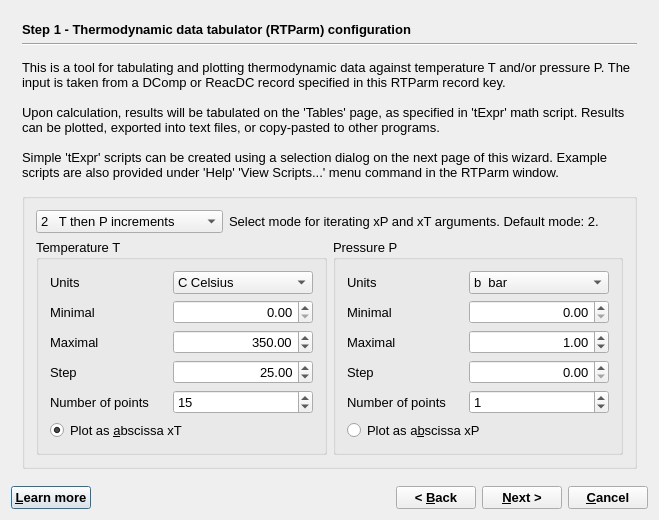
<?xml version="1.0" encoding="UTF-8"?>
<ui version="4.0">
 <class>RTparmWizardData</class>
 <widget class="QDialog" name="RTparmWizardData">
  <property name="windowModality">
   <enum>Qt::WindowModal</enum>
  </property>
  <property name="geometry">
   <rect>
    <x>0</x>
    <y>0</y>
    <width>659</width>
    <height>520</height>
   </rect>
  </property>
  <property name="font">
   <font>
    <pointsize>10</pointsize>
   </font>
  </property>
  <property name="windowTitle">
   <string>GEM-Selektor Proces</string>
  </property>
  <property name="modal">
   <bool>true</bool>
  </property>
  <layout class="QVBoxLayout" name="verticalLayout_6">
   <item>
    <widget class="QStackedWidget" name="stackedWidget">
     <property name="mouseTracking">
      <bool>false</bool>
     </property>
     <property name="acceptDrops">
      <bool>false</bool>
     </property>
     <property name="autoFillBackground">
      <bool>false</bool>
     </property>
     <property name="frameShape">
      <enum>QFrame::NoFrame</enum>
     </property>
     <property name="frameShadow">
      <enum>QFrame::Plain</enum>
     </property>
     <property name="currentIndex">
      <number>0</number>
     </property>
     <widget class="QWidget" name="page">
      <layout class="QVBoxLayout" name="verticalLayout">
       <item>
        <widget class="QLabel" name="pageName">
         <property name="sizePolicy">
          <sizepolicy hsizetype="Preferred" vsizetype="Fixed">
           <horstretch>0</horstretch>
           <verstretch>0</verstretch>
          </sizepolicy>
         </property>
         <property name="font">
          <font>
           <weight>75</weight>
           <bold>true</bold>
          </font>
         </property>
         <property name="text">
          <string>Step 1 - Thermodynamic data tabulator (RTParm) configuration</string>
         </property>
        </widget>
       </item>
       <item>
        <widget class="Line" name="line">
         <property name="orientation">
          <enum>Qt::Horizontal</enum>
         </property>
        </widget>
       </item>
       <item>
        <widget class="QLabel" name="textLabel10">
         <property name="sizePolicy">
          <sizepolicy hsizetype="Preferred" vsizetype="Preferred">
           <horstretch>0</horstretch>
           <verstretch>0</verstretch>
          </sizepolicy>
         </property>
         <property name="frameShape">
          <enum>QFrame::NoFrame</enum>
         </property>
         <property name="frameShadow">
          <enum>QFrame::Plain</enum>
         </property>
         <property name="text">
          <string>This is a tool for tabulating and plotting thermodynamic data against temperature T and/or pressure P. The input is taken from a DComp or ReacDC record specified in this RTParm record key.

Upon calculation, results will be tabulated on the 'Tables' page, as specified in 'tExpr' math script. Results can be plotted, exported into text files, or copy-pasted to other programs. 

Simple 'tExpr' scripts can be created using a selection dialog on the next page of this wizard. Example scripts are also provided under 'Help' 'View Scripts...' menu command in the RTParm window.</string>
         </property>
         <property name="textFormat">
          <enum>Qt::AutoText</enum>
         </property>
         <property name="scaledContents">
          <bool>false</bool>
         </property>
         <property name="wordWrap">
          <bool>true</bool>
         </property>
         <property name="margin">
          <number>0</number>
         </property>
         <property name="openExternalLinks">
          <bool>false</bool>
         </property>
        </widget>
       </item>
       <item>
        <widget class="QGroupBox" name="groupBox">
         <property name="title">
          <string/>
         </property>
         <layout class="QGridLayout" name="gridLayout_3">
          <item row="0" column="0" colspan="2">
           <layout class="QHBoxLayout" name="_3">
            <item>
             <widget class="QComboBox" name="pMode">
              <property name="sizePolicy">
               <sizepolicy hsizetype="Fixed" vsizetype="Fixed">
                <horstretch>0</horstretch>
                <verstretch>0</verstretch>
               </sizepolicy>
              </property>
              <property name="minimumSize">
               <size>
                <width>100</width>
                <height>0</height>
               </size>
              </property>
              <property name="currentIndex">
               <number>2</number>
              </property>
              <property name="maxCount">
               <number>4</number>
              </property>
              <item>
               <property name="text">
                <string>0   Pairwise given T and P  </string>
               </property>
              </item>
              <item>
               <property name="text">
                <string>1   P then T increments</string>
               </property>
              </item>
              <item>
               <property name="text">
                <string>2   T then P increments</string>
               </property>
              </item>
              <item>
               <property name="text">
                <string>3    P and T increments</string>
               </property>
              </item>
             </widget>
            </item>
            <item>
             <widget class="QLabel" name="textLabel1_3">
              <property name="text">
               <string>Select mode for iterating xP and xT arguments. Default mode: 2.</string>
              </property>
              <property name="alignment">
               <set>Qt::AlignVCenter</set>
              </property>
              <property name="wordWrap">
               <bool>true</bool>
              </property>
             </widget>
            </item>
           </layout>
          </item>
          <item row="1" column="0">
           <widget class="QGroupBox" name="groupBox_8">
            <property name="title">
             <string>Temperature T</string>
            </property>
            <layout class="QGridLayout" name="gridLayout">
             <item row="0" column="0">
              <widget class="QLabel" name="label_12">
               <property name="text">
                <string>Units</string>
               </property>
              </widget>
             </item>
             <item row="0" column="1">
              <widget class="QComboBox" name="pPtun">
               <property name="sizePolicy">
                <sizepolicy hsizetype="Fixed" vsizetype="Fixed">
                 <horstretch>0</horstretch>
                 <verstretch>0</verstretch>
                </sizepolicy>
               </property>
               <property name="minimumSize">
                <size>
                 <width>140</width>
                 <height>0</height>
                </size>
               </property>
               <item>
                <property name="text">
                 <string>C Celsius  </string>
                </property>
               </item>
               <item>
                <property name="text">
                 <string>K Kelvin</string>
                </property>
               </item>
              </widget>
             </item>
             <item row="1" column="0">
              <widget class="QLabel" name="label_9">
               <property name="text">
                <string>Minimal</string>
               </property>
              </widget>
             </item>
             <item row="1" column="1">
              <widget class="QDoubleSpinBox" name="pTfrom">
               <property name="minimumSize">
                <size>
                 <width>140</width>
                 <height>0</height>
                </size>
               </property>
               <property name="alignment">
                <set>Qt::AlignRight|Qt::AlignTrailing|Qt::AlignVCenter</set>
               </property>
               <property name="decimals">
                <number>2</number>
               </property>
               <property name="maximum">
                <double>5000.000000000000000</double>
               </property>
               <property name="value">
                <double>0.000000000000000</double>
               </property>
              </widget>
             </item>
             <item row="2" column="0">
              <widget class="QLabel" name="label_10">
               <property name="text">
                <string>Maximal</string>
               </property>
              </widget>
             </item>
             <item row="2" column="1">
              <widget class="QDoubleSpinBox" name="pTuntil">
               <property name="minimumSize">
                <size>
                 <width>140</width>
                 <height>0</height>
                </size>
               </property>
               <property name="alignment">
                <set>Qt::AlignRight|Qt::AlignTrailing|Qt::AlignVCenter</set>
               </property>
               <property name="decimals">
                <number>2</number>
               </property>
               <property name="maximum">
                <double>5000.000000000000000</double>
               </property>
               <property name="value">
                <double>350.000000000000000</double>
               </property>
              </widget>
             </item>
             <item row="3" column="0">
              <widget class="QLabel" name="label_11">
               <property name="text">
                <string>Step</string>
               </property>
              </widget>
             </item>
             <item row="3" column="1">
              <widget class="QDoubleSpinBox" name="pTstep">
               <property name="minimumSize">
                <size>
                 <width>140</width>
                 <height>0</height>
                </size>
               </property>
               <property name="alignment">
                <set>Qt::AlignRight|Qt::AlignTrailing|Qt::AlignVCenter</set>
               </property>
               <property name="decimals">
                <number>2</number>
               </property>
               <property name="maximum">
                <double>200.000000000000000</double>
               </property>
               <property name="value">
                <double>25.000000000000000</double>
               </property>
              </widget>
             </item>
             <item row="4" column="0">
              <widget class="QLabel" name="TextLabel1_3">
               <property name="text">
                <string>Number of points</string>
               </property>
               <property name="alignment">
                <set>Qt::AlignVCenter</set>
               </property>
               <property name="wordWrap">
                <bool>true</bool>
               </property>
              </widget>
             </item>
             <item row="4" column="1">
              <widget class="QSpinBox" name="pNT">
               <property name="sizePolicy">
                <sizepolicy hsizetype="Preferred" vsizetype="Preferred">
                 <horstretch>0</horstretch>
                 <verstretch>0</verstretch>
                </sizepolicy>
               </property>
               <property name="minimumSize">
                <size>
                 <width>0</width>
                 <height>0</height>
                </size>
               </property>
               <property name="minimum">
                <number>0</number>
               </property>
               <property name="maximum">
                <number>999</number>
               </property>
               <property name="value">
                <number>15</number>
               </property>
              </widget>
             </item>
             <item row="5" column="0" colspan="2">
              <widget class="QRadioButton" name="butT">
               <property name="text">
                <string>Plot as &amp;abscissa xT</string>
               </property>
               <property name="checked">
                <bool>true</bool>
               </property>
              </widget>
             </item>
            </layout>
           </widget>
          </item>
          <item row="1" column="1">
           <widget class="QGroupBox" name="groupBox_7">
            <property name="title">
             <string>Pressure P</string>
            </property>
            <layout class="QGridLayout" name="gridLayout_2">
             <item row="0" column="0">
              <widget class="QLabel" name="label_8">
               <property name="text">
                <string>Units</string>
               </property>
              </widget>
             </item>
             <item row="0" column="1">
              <widget class="QComboBox" name="pPun">
               <property name="sizePolicy">
                <sizepolicy hsizetype="Fixed" vsizetype="Fixed">
                 <horstretch>0</horstretch>
                 <verstretch>0</verstretch>
                </sizepolicy>
               </property>
               <property name="minimumSize">
                <size>
                 <width>140</width>
                 <height>0</height>
                </size>
               </property>
               <item>
                <property name="text">
                 <string>b  bar</string>
                </property>
               </item>
               <item>
                <property name="text">
                 <string>B  kbar</string>
                </property>
               </item>
               <item>
                <property name="text">
                 <string>p  Pa</string>
                </property>
               </item>
               <item>
                <property name="text">
                 <string>P  MPa</string>
                </property>
               </item>
               <item>
                <property name="text">
                 <string>A  atm</string>
                </property>
               </item>
              </widget>
             </item>
             <item row="1" column="0">
              <widget class="QLabel" name="label_5">
               <property name="text">
                <string>Minimal</string>
               </property>
              </widget>
             </item>
             <item row="1" column="1">
              <widget class="QDoubleSpinBox" name="pPfrom">
               <property name="sizePolicy">
                <sizepolicy hsizetype="Fixed" vsizetype="Fixed">
                 <horstretch>0</horstretch>
                 <verstretch>0</verstretch>
                </sizepolicy>
               </property>
               <property name="minimumSize">
                <size>
                 <width>140</width>
                 <height>0</height>
                </size>
               </property>
               <property name="layoutDirection">
                <enum>Qt::LeftToRight</enum>
               </property>
               <property name="alignment">
                <set>Qt::AlignRight|Qt::AlignTrailing|Qt::AlignVCenter</set>
               </property>
               <property name="decimals">
                <number>2</number>
               </property>
               <property name="maximum">
                <double>10000.000000000000000</double>
               </property>
               <property name="value">
                <double>0.000000000000000</double>
               </property>
              </widget>
             </item>
             <item row="2" column="0">
              <widget class="QLabel" name="label_6">
               <property name="text">
                <string>Maximal</string>
               </property>
              </widget>
             </item>
             <item row="2" column="1">
              <widget class="QDoubleSpinBox" name="pPuntil">
               <property name="sizePolicy">
                <sizepolicy hsizetype="Fixed" vsizetype="Fixed">
                 <horstretch>0</horstretch>
                 <verstretch>0</verstretch>
                </sizepolicy>
               </property>
               <property name="minimumSize">
                <size>
                 <width>140</width>
                 <height>0</height>
                </size>
               </property>
               <property name="alignment">
                <set>Qt::AlignRight|Qt::AlignTrailing|Qt::AlignVCenter</set>
               </property>
               <property name="decimals">
                <number>2</number>
               </property>
               <property name="maximum">
                <double>10000.000000000000000</double>
               </property>
               <property name="value">
                <double>1.000000000000000</double>
               </property>
              </widget>
             </item>
             <item row="3" column="0">
              <widget class="QLabel" name="label_7">
               <property name="text">
                <string>Step</string>
               </property>
              </widget>
             </item>
             <item row="3" column="1">
              <widget class="QDoubleSpinBox" name="pPstep">
               <property name="sizePolicy">
                <sizepolicy hsizetype="Fixed" vsizetype="Fixed">
                 <horstretch>0</horstretch>
                 <verstretch>0</verstretch>
                </sizepolicy>
               </property>
               <property name="minimumSize">
                <size>
                 <width>140</width>
                 <height>0</height>
                </size>
               </property>
               <property name="alignment">
                <set>Qt::AlignRight|Qt::AlignTrailing|Qt::AlignVCenter</set>
               </property>
               <property name="decimals">
                <number>2</number>
               </property>
               <property name="maximum">
                <double>1000.000000000000000</double>
               </property>
              </widget>
             </item>
             <item row="4" column="0">
              <widget class="QLabel" name="TextLabel1_4">
               <property name="text">
                <string>Number of points </string>
               </property>
               <property name="alignment">
                <set>Qt::AlignVCenter</set>
               </property>
               <property name="wordWrap">
                <bool>true</bool>
               </property>
              </widget>
             </item>
             <item row="4" column="1">
              <widget class="QSpinBox" name="pNP">
               <property name="sizePolicy">
                <sizepolicy hsizetype="Preferred" vsizetype="Preferred">
                 <horstretch>0</horstretch>
                 <verstretch>0</verstretch>
                </sizepolicy>
               </property>
               <property name="minimumSize">
                <size>
                 <width>0</width>
                 <height>0</height>
                </size>
               </property>
               <property name="minimum">
                <number>0</number>
               </property>
               <property name="maximum">
                <number>999</number>
               </property>
               <property name="value">
                <number>1</number>
               </property>
              </widget>
             </item>
             <item row="5" column="0" colspan="2">
              <widget class="QRadioButton" name="butP">
               <property name="text">
                <string>Plot as a&amp;bscissa xP </string>
               </property>
              </widget>
             </item>
            </layout>
           </widget>
          </item>
         </layout>
        </widget>
       </item>
      </layout>
     </widget>
     <widget class="QWidget" name="pageTP">
      <layout class="QGridLayout" name="gridLayout_4">
       <item row="0" column="0">
        <widget class="QLabel" name="label_14">
         <property name="text">
          <string>       Pressure P, bar                  Temperature T, C</string>
         </property>
        </widget>
       </item>
      </layout>
     </widget>
     <widget class="QWidget" name="page_3">
      <layout class="QVBoxLayout" name="verticalLayout_5">
       <item>
        <widget class="QLabel" name="label_13">
         <property name="sizePolicy">
          <sizepolicy hsizetype="Preferred" vsizetype="Fixed">
           <horstretch>0</horstretch>
           <verstretch>0</verstretch>
          </sizepolicy>
         </property>
         <property name="font">
          <font>
           <weight>75</weight>
           <bold>true</bold>
          </font>
         </property>
         <property name="text">
          <string>Step 2 - Selection of items to sample (to retain the old script, just click 'Next &gt;')</string>
         </property>
        </widget>
       </item>
      </layout>
     </widget>
     <widget class="QWidget" name="page_2">
      <layout class="QVBoxLayout" name="verticalLayout_2">
       <item>
        <widget class="QLabel" name="label">
         <property name="sizePolicy">
          <sizepolicy hsizetype="Preferred" vsizetype="Fixed">
           <horstretch>0</horstretch>
           <verstretch>0</verstretch>
          </sizepolicy>
         </property>
         <property name="font">
          <font>
           <weight>75</weight>
           <bold>true</bold>
          </font>
         </property>
         <property name="text">
          <string>Step 3 - Important dimensions</string>
         </property>
        </widget>
       </item>
       <item>
        <widget class="Line" name="line_2">
         <property name="orientation">
          <enum>Qt::Horizontal</enum>
         </property>
        </widget>
       </item>
       <item>
        <widget class="QGroupBox" name="groupBox_4">
         <property name="title">
          <string>Setup of dimensions for data tabulation arrays</string>
         </property>
         <layout class="QGridLayout">
          <item row="0" column="0">
           <widget class="QSpinBox" name="pdimY">
            <property name="sizePolicy">
             <sizepolicy hsizetype="Fixed" vsizetype="Fixed">
              <horstretch>0</horstretch>
              <verstretch>0</verstretch>
             </sizepolicy>
            </property>
            <property name="minimumSize">
             <size>
              <width>50</width>
              <height>0</height>
             </size>
            </property>
            <property name="minimum">
             <number>1</number>
            </property>
            <property name="maximum">
             <number>20</number>
            </property>
            <property name="value">
             <number>1</number>
            </property>
           </widget>
          </item>
          <item row="0" column="1">
           <widget class="QLabel" name="TextLabel2">
            <property name="text">
             <string>Number of columns in the yF table (plot curves), 1 to 10. Default: 1. 
Number of rows (T,P pairs) in yF, xP, xT arrays will be set automatically.</string>
            </property>
            <property name="alignment">
             <set>Qt::AlignVCenter</set>
            </property>
            <property name="wordWrap">
             <bool>true</bool>
            </property>
           </widget>
          </item>
          <item row="1" column="0">
           <widget class="QSpinBox" name="pELine">
            <property name="sizePolicy">
             <sizepolicy hsizetype="Fixed" vsizetype="Fixed">
              <horstretch>0</horstretch>
              <verstretch>0</verstretch>
             </sizepolicy>
            </property>
            <property name="minimumSize">
             <size>
              <width>50</width>
              <height>0</height>
             </size>
            </property>
            <property name="minimum">
             <number>0</number>
            </property>
            <property name="maximum">
             <number>100</number>
            </property>
           </widget>
          </item>
          <item row="1" column="1">
           <widget class="QLabel" name="TextLabel1_2_2">
            <property name="text">
             <string>Optional: Number of rows in xTE, xPE, ytE arrays for experimental data. 
Default: 0 (arrays not provided).</string>
            </property>
            <property name="alignment">
             <set>Qt::AlignVCenter</set>
            </property>
            <property name="wordWrap">
             <bool>true</bool>
            </property>
           </widget>
          </item>
          <item row="2" column="0">
           <widget class="QSpinBox" name="pECol">
            <property name="sizePolicy">
             <sizepolicy hsizetype="Fixed" vsizetype="Fixed">
              <horstretch>0</horstretch>
              <verstretch>0</verstretch>
             </sizepolicy>
            </property>
            <property name="minimumSize">
             <size>
              <width>50</width>
              <height>0</height>
             </size>
            </property>
            <property name="minimum">
             <number>1</number>
            </property>
            <property name="maximum">
             <number>10</number>
            </property>
            <property name="value">
             <number>1</number>
            </property>
           </widget>
          </item>
          <item row="2" column="1">
           <widget class="QLabel" name="TextLabel1_2_2_2">
            <property name="text">
             <string>Optional: Number of columns in ytE array for experimental data. Default: 1.</string>
            </property>
            <property name="alignment">
             <set>Qt::AlignVCenter</set>
            </property>
            <property name="wordWrap">
             <bool>true</bool>
            </property>
           </widget>
          </item>
         </layout>
        </widget>
       </item>
       <item>
        <widget class="QGroupBox" name="groupBox_3">
         <property name="sizePolicy">
          <sizepolicy hsizetype="Minimum" vsizetype="Minimum">
           <horstretch>0</horstretch>
           <verstretch>0</verstretch>
          </sizepolicy>
         </property>
         <property name="title">
          <string>These codes cannot be changed in this version of GEM-Selektor </string>
         </property>
         <layout class="QGridLayout" name="_2">
          <item row="0" column="0">
           <widget class="QComboBox" name="pWhat">
            <property name="enabled">
             <bool>false</bool>
            </property>
            <property name="sizePolicy">
             <sizepolicy hsizetype="Fixed" vsizetype="Fixed">
              <horstretch>0</horstretch>
              <verstretch>0</verstretch>
             </sizepolicy>
            </property>
            <property name="minimumSize">
             <size>
              <width>180</width>
              <height>0</height>
             </size>
            </property>
            <item>
             <property name="text">
              <string>d   DComp record </string>
             </property>
            </item>
            <item>
             <property name="text">
              <string>r   ReacDC record</string>
             </property>
            </item>
           </widget>
          </item>
          <item row="0" column="1">
           <widget class="QLabel" name="textLabel1_2_4">
            <property name="text">
             <string>Default data source (d: DComp )</string>
            </property>
            <property name="wordWrap">
             <bool>false</bool>
            </property>
           </widget>
          </item>
          <item row="1" column="0">
           <widget class="QComboBox" name="pPunE">
            <property name="enabled">
             <bool>false</bool>
            </property>
            <property name="sizePolicy">
             <sizepolicy hsizetype="Fixed" vsizetype="Fixed">
              <horstretch>0</horstretch>
              <verstretch>0</verstretch>
             </sizepolicy>
            </property>
            <property name="minimumSize">
             <size>
              <width>180</width>
              <height>0</height>
             </size>
            </property>
            <item>
             <property name="text">
              <string>j     J/mol(/K) </string>
             </property>
            </item>
            <item>
             <property name="text">
              <string>c    cal/mol(/K)</string>
             </property>
            </item>
            <item>
             <property name="text">
              <string>J     kJ/mol(/K)</string>
             </property>
            </item>
            <item>
             <property name="text">
              <string>C    kcal/mol(/K)</string>
             </property>
            </item>
            <item>
             <property name="text">
              <string>N   Normalized</string>
             </property>
            </item>
           </widget>
          </item>
          <item row="1" column="1">
           <widget class="QLabel" name="textLabel1_2_3">
            <property name="text">
             <string>Units of energy  (default: j)</string>
            </property>
            <property name="wordWrap">
             <bool>false</bool>
            </property>
            <property name="buddy">
             <cstring>pPunE</cstring>
            </property>
           </widget>
          </item>
          <item row="2" column="0">
           <widget class="QComboBox" name="pPunV">
            <property name="enabled">
             <bool>false</bool>
            </property>
            <property name="sizePolicy">
             <sizepolicy hsizetype="Fixed" vsizetype="Fixed">
              <horstretch>0</horstretch>
              <verstretch>0</verstretch>
             </sizepolicy>
            </property>
            <property name="minimumSize">
             <size>
              <width>180</width>
              <height>0</height>
             </size>
            </property>
            <item>
             <property name="text">
              <string>j    J/bar  = 0.1 cm3/mol</string>
             </property>
            </item>
            <item>
             <property name="text">
              <string>a   cal/bar</string>
             </property>
            </item>
            <item>
             <property name="text">
              <string>m   cm3/mol</string>
             </property>
            </item>
           </widget>
          </item>
          <item row="2" column="1">
           <widget class="QLabel" name="textLabel1_2_3_2">
            <property name="text">
             <string>Units of volume  (default:  j)</string>
            </property>
            <property name="wordWrap">
             <bool>false</bool>
            </property>
            <property name="buddy">
             <cstring>pPunV</cstring>
            </property>
           </widget>
          </item>
          <item row="3" column="0">
           <widget class="QComboBox" name="pPunP">
            <property name="enabled">
             <bool>false</bool>
            </property>
            <property name="sizePolicy">
             <sizepolicy hsizetype="Fixed" vsizetype="Fixed">
              <horstretch>0</horstretch>
              <verstretch>0</verstretch>
             </sizepolicy>
            </property>
            <property name="minimumSize">
             <size>
              <width>180</width>
              <height>0</height>
             </size>
            </property>
            <item>
             <property name="text">
              <string>b    bar  = 10^5 Pa</string>
             </property>
            </item>
            <item>
             <property name="text">
              <string>B    kbar (kilobar)</string>
             </property>
            </item>
            <item>
             <property name="text">
              <string>p    Pa  (Pascal)</string>
             </property>
            </item>
            <item>
             <property name="text">
              <string>P    MPa  = 10^6 Pa  </string>
             </property>
            </item>
            <item>
             <property name="text">
              <string>A    atm (=1.013 bar)</string>
             </property>
            </item>
           </widget>
          </item>
          <item row="3" column="1">
           <widget class="QLabel" name="textLabel1_2_3_2_3">
            <property name="text">
             <string>Units of pressure (default: b)</string>
            </property>
            <property name="wordWrap">
             <bool>false</bool>
            </property>
            <property name="buddy">
             <cstring>pPunP</cstring>
            </property>
           </widget>
          </item>
          <item row="4" column="0">
           <widget class="QComboBox" name="pPunT">
            <property name="enabled">
             <bool>false</bool>
            </property>
            <property name="minimumSize">
             <size>
              <width>180</width>
              <height>0</height>
             </size>
            </property>
            <item>
             <property name="text">
              <string>C   Celsius  </string>
             </property>
            </item>
            <item>
             <property name="text">
              <string>K   Kelvin</string>
             </property>
            </item>
            <item>
             <property name="text">
              <string>F   Fahrenheit</string>
             </property>
            </item>
           </widget>
          </item>
          <item row="4" column="1">
           <widget class="QLabel" name="textLabel1_2_3_2_2">
            <property name="frameShape">
             <enum>QFrame::NoFrame</enum>
            </property>
            <property name="frameShadow">
             <enum>QFrame::Plain</enum>
            </property>
            <property name="text">
             <string>Units of temperature  (default: C)</string>
            </property>
            <property name="wordWrap">
             <bool>false</bool>
            </property>
            <property name="buddy">
             <cstring>pPunT</cstring>
            </property>
           </widget>
          </item>
         </layout>
        </widget>
       </item>
      </layout>
     </widget>
     <widget class="QWidget" name="page_4">
      <layout class="QVBoxLayout" name="verticalLayout_4">
       <item>
        <widget class="QLabel" name="label_3">
         <property name="sizePolicy">
          <sizepolicy hsizetype="Preferred" vsizetype="Fixed">
           <horstretch>0</horstretch>
           <verstretch>0</verstretch>
          </sizepolicy>
         </property>
         <property name="font">
          <font>
           <weight>75</weight>
           <bold>true</bold>
          </font>
         </property>
         <property name="text">
          <string>Step 4 - Workflow suggestions</string>
         </property>
        </widget>
       </item>
       <item>
        <widget class="Line" name="line_4">
         <property name="orientation">
          <enum>Qt::Horizontal</enum>
         </property>
        </widget>
       </item>
       <item>
        <widget class="QGroupBox" name="groupBox_5">
         <property name="sizePolicy">
          <sizepolicy hsizetype="Preferred" vsizetype="Preferred">
           <horstretch>0</horstretch>
           <verstretch>0</verstretch>
          </sizepolicy>
         </property>
         <property name="title">
          <string>Optional</string>
         </property>
         <layout class="QGridLayout">
          <item row="0" column="0">
           <widget class="QSpinBox" name="spinBox18">
            <property name="sizePolicy">
             <sizepolicy hsizetype="Fixed" vsizetype="Fixed">
              <horstretch>0</horstretch>
              <verstretch>0</verstretch>
             </sizepolicy>
            </property>
            <property name="minimumSize">
             <size>
              <width>50</width>
              <height>0</height>
             </size>
            </property>
            <property name="maximum">
             <number>4</number>
            </property>
           </widget>
          </item>
          <item row="0" column="1">
           <widget class="QLabel" name="textLabel11">
            <property name="text">
             <string>&amp;Set here the number of links to SDref bibliography records (default: 0)</string>
            </property>
            <property name="alignment">
             <set>Qt::AlignVCenter</set>
            </property>
            <property name="wordWrap">
             <bool>true</bool>
            </property>
            <property name="buddy">
             <cstring>spinBox18</cstring>
            </property>
           </widget>
          </item>
         </layout>
        </widget>
       </item>
       <item>
        <widget class="QGroupBox" name="groupBox_6">
         <property name="sizePolicy">
          <sizepolicy hsizetype="Expanding" vsizetype="Expanding">
           <horstretch>0</horstretch>
           <verstretch>0</verstretch>
          </sizepolicy>
         </property>
         <property name="title">
          <string>After you click 'Finish':</string>
         </property>
         <layout class="QVBoxLayout" name="verticalLayout_3">
          <item>
           <widget class="QLabel" name="textLabel13">
            <property name="text">
             <string>(1) RTParm arrays will be allocated; 'Scripts' page appears. Fill out 'RTname' and 'RTcom' lines. Edit the math script in 'tExpr'; field, if necessary. This script collects data from the objects visible on the 'TPwork' page and puts it into 'xT', 'xP' and 'yF' array elements.</string>
            </property>
            <property name="alignment">
             <set>Qt::AlignVCenter</set>
            </property>
            <property name="wordWrap">
             <bool>true</bool>
            </property>
           </widget>
          </item>
          <item>
           <widget class="QLabel" name="textLabel12">
            <property name="text">
             <string>'(2) Click on 'Calculate' toolbar button to run the tabulator (in case of error message, fix the script and try calculation again). Check sampled results on the 'Tables' page. Enter names of axis and plots, and click on the 'Plot data' button to see a customizable plot.</string>
            </property>
            <property name="alignment">
             <set>Qt::AlignVCenter</set>
            </property>
            <property name="wordWrap">
             <bool>true</bool>
            </property>
           </widget>
          </item>
          <item>
           <widget class="QLabel" name="textLabel14">
            <property name="text">
             <string>(3) To plot experimental data over calculated results, close the graph dialog, type or paste the values into 'xTE', 'xPE' and 'ytE' arrays, open the plot again, and customise it, if necessary.</string>
            </property>
            <property name="alignment">
             <set>Qt::AlignVCenter</set>
            </property>
            <property name="wordWrap">
             <bool>true</bool>
            </property>
           </widget>
          </item>
         </layout>
        </widget>
       </item>
      </layout>
     </widget>
    </widget>
   </item>
   <item>
    <layout class="QHBoxLayout">
     <item>
      <widget class="QPushButton" name="pHelp">
       <property name="font">
        <font>
         <weight>75</weight>
         <bold>true</bold>
        </font>
       </property>
       <property name="text">
        <string>&amp;Learn more</string>
       </property>
       <property name="shortcut">
        <string>F1</string>
       </property>
      </widget>
     </item>
     <item>
      <spacer>
       <property name="orientation">
        <enum>Qt::Horizontal</enum>
       </property>
       <property name="sizeHint" stdset="0">
        <size>
         <width>40</width>
         <height>20</height>
        </size>
       </property>
      </spacer>
     </item>
     <item>
      <widget class="QPushButton" name="pBack">
       <property name="font">
        <font>
         <weight>75</weight>
         <bold>true</bold>
        </font>
       </property>
       <property name="text">
        <string>&lt; &amp;Back</string>
       </property>
      </widget>
     </item>
     <item>
      <widget class="QPushButton" name="pNext">
       <property name="font">
        <font>
         <weight>75</weight>
         <bold>true</bold>
        </font>
       </property>
       <property name="text">
        <string>&amp;Next &gt;</string>
       </property>
      </widget>
     </item>
     <item>
      <widget class="QPushButton" name="pCancel">
       <property name="font">
        <font>
         <weight>75</weight>
         <bold>true</bold>
        </font>
       </property>
       <property name="text">
        <string>&amp;Cancel</string>
       </property>
      </widget>
     </item>
    </layout>
   </item>
  </layout>
 </widget>
 <layoutdefault spacing="6" margin="11"/>
 <tabstops>
  <tabstop>pMode</tabstop>
  <tabstop>pPtun</tabstop>
  <tabstop>pTfrom</tabstop>
  <tabstop>pTuntil</tabstop>
  <tabstop>pTstep</tabstop>
  <tabstop>pPun</tabstop>
  <tabstop>pPfrom</tabstop>
  <tabstop>pPuntil</tabstop>
  <tabstop>pPstep</tabstop>
  <tabstop>butT</tabstop>
  <tabstop>butP</tabstop>
  <tabstop>pdimY</tabstop>
  <tabstop>pELine</tabstop>
  <tabstop>pECol</tabstop>
  <tabstop>pWhat</tabstop>
  <tabstop>pPunE</tabstop>
  <tabstop>pPunV</tabstop>
  <tabstop>pPunP</tabstop>
  <tabstop>pPunT</tabstop>
  <tabstop>spinBox18</tabstop>
  <tabstop>pHelp</tabstop>
  <tabstop>pBack</tabstop>
  <tabstop>pNext</tabstop>
  <tabstop>pCancel</tabstop>
 </tabstops>
 <resources/>
 <connections>
  <connection>
   <sender>pCancel</sender>
   <signal>clicked()</signal>
   <receiver>RTparmWizardData</receiver>
   <slot>reject()</slot>
   <hints>
    <hint type="sourcelabel">
     <x>587</x>
     <y>518</y>
    </hint>
    <hint type="destinationlabel">
     <x>317</x>
     <y>270</y>
    </hint>
   </hints>
  </connection>
  <connection>
   <sender>butT</sender>
   <signal>clicked(bool)</signal>
   <receiver>butP</receiver>
   <slot>toggle()</slot>
   <hints>
    <hint type="sourcelabel">
     <x>172</x>
     <y>428</y>
    </hint>
    <hint type="destinationlabel">
     <x>468</x>
     <y>428</y>
    </hint>
   </hints>
  </connection>
  <connection>
   <sender>butP</sender>
   <signal>clicked(bool)</signal>
   <receiver>butT</receiver>
   <slot>toggle()</slot>
   <hints>
    <hint type="sourcelabel">
     <x>468</x>
     <y>428</y>
    </hint>
    <hint type="destinationlabel">
     <x>172</x>
     <y>428</y>
    </hint>
   </hints>
  </connection>
 </connections>
</ui>
